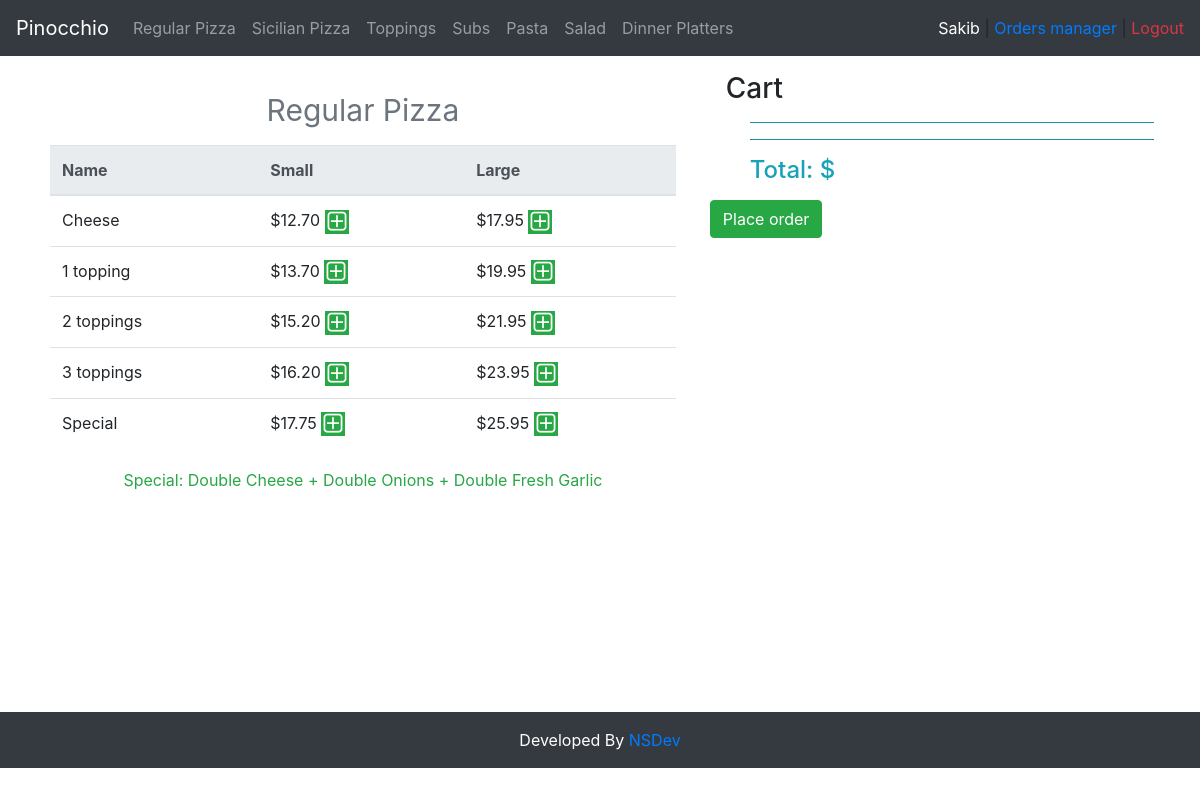
The app's page /menu/Regular Pizza (signed in) with its own data.
### orders/models.py (models this page shows, shortened)
class Category(models.Model):
    name=models.CharField(max_length=64)
    def __str__(self):
        return f"{self.name}"

class RegularPizza(models.Model):
    name=models.CharField(max_length=64)
    small=models.DecimalField(max_digits=4,decimal_places=2)
    large=models.DecimalField(max_digits=4,decimal_places=2)

### orders/views.py (the view)
# urls.py: path("menu/<str:category>", views.menu, name="menu"),
def menu(request,category):
    menu,columns=findTable(category)
    order_number=UserOrder.objects.get(user=request.user,status='initiated').order_number
    context = {
        "user":request.user,
        "Checkout":Order.objects.filter(user=request.user,number=order_number),
        "Checkout_category":Order.objects.filter(user=request.user,number=order_number).values_list('category').distinct(),
        "Total":list(Order.objects.filter(user=request.user,number=order_number).aggregate(Sum('price')).values())[0],
        "Category": Category.objects.all(),
        "Active_category":category,
        "Menu": menu,
        "Columns":columns,
        "Topping_price": 0.00,
        "Order_number":order_number
    }
    return render(request,"orders/menu.html",context)

### orders/views.py (called while the page is built)
def findTable(category):
    if category == "Regular Pizza":
        menu=RegularPizza.objects.all()
        columns=3
    elif category == "Sicilian Pizza":
        menu=SicilianPizza.objects.all()
        columns=3
    elif category == "Toppings":
        menu=Topping.objects.all()
        columns=1
    elif category == "Subs":
        menu=Sub.objects.all()
        columns=3
    elif category == "Pasta":
        menu=Pasta.objects.all()
        columns=2
    elif category == "Salad":
        menu=Salad.objects.all()
        columns=2
    elif category == "Dinner Platters":
        menu=DinnerPlatter.objects.all()
        columns=3
    return menu,columns

### orders/templates/orders/menu.html (shortened to what this page needs)
{% extends "orders/layout.html" %}
{% block body %}
<div class="row m-3">
    <div class="col-sm-7">
        <div class='p-1'>
            <table class='table mx-auto '>
                <caption style='caption-side:top;font-size: 30px;text-align: center'>{{ Active_category }}</caption>
                {% if Columns == 3 %}
                <thead class='thead-light'>
                    <tr>
                        <th>Name</th>
                        <th>Small</th>
                        <th>Large</th>
                    </tr>
                </thead>
                <tbody>
                    {% for row in Menu %}
                    <tr>
                        {% load static %}
                        <td>{{ row.name }}</td>
                        {% if row.small == None %}
                        <td></td>
                        {% else %}
                        <td>${{row.small}}&nbsp;<a href="{% url 'add' Active_category row.name row.small %}"><img
                                    class='plus bg-success' src="{% static 'img/plus.png' %}"></a></td>
                        {% endif %}
                        <td>${{row.large}}&nbsp;<a href="{% url 'add' Active_category row.name row.large %}"><img
                                    class='plus bg-success' src="{% static 'img/plus.png' %}"></a></td>
                    </tr>
                    {% endfor %}
                </tbody>
                {% endif %}
            </table>
        </div>
        {% if Active_category == 'Regular Pizza' or Active_category == 'Sicilian Pizza'  %}
        <p class='text-success text-center'>Special: Double Cheese + Double Onions + Double Fresh Garlic</p>
        {% endif %}
    </div>
    <div id='checkout' class='col-sm-5'>
        {% if Category %}
        <h3 class="ml-3">Cart</h3>
        <ul>
            <hr class='bg-info'>
            <hr class='bg-info'>
            <li class=''>
                <h4 class="text-info">Total: ${{Total|floatformat:2}}</h4>
            </li>
        </ul>
        <a id='place_order' class="btn btn-success" href="{% url 'my_orders' Order_number %}">Place order</a>
        {% endif %}
    </div>
</div>
{% endblock %}

### orders/templates/orders/layout.html (shortened to what this page needs)
<!DOCTYPE html>
<html lang="en">
<head>
    {% load static %}
    <link rel="stylesheet" href="{% static 'css/bootstrap.min.css' %}">
    <link rel="stylesheet" href="{% static 'css/style.css' %}">
</head>
<body>
    <nav class="navbar navbar-expand-lg navbar-dark bg-dark">
        <a class="navbar-brand" href="{% url 'index' %}">Pinocchio</a>
        <div class="collapse navbar-collapse" id="navbarSupportedContent">
            <ul class="navbar-nav mr-auto">
                {% for category in Category %}
                <li class="nav-item {% if  Active_category == category %} active {% endif %}">
                    <a class="nav-link" href="{% url 'menu' category  %}">
                        {{ category }}
                    </a>
                </li>
                {% endfor %}
            </ul>
            {% if Category %}
            <span class="text-white">
            {{user.username}} </span> &nbsp;|&nbsp;
            {% if user.is_superuser %}
            <a href="{% url 'orders_manager' user Order_number %}">Orders manager</a>&nbsp;|&nbsp;
            {% endif %}
            <a class="text-danger" href="{% url 'logout' %}"> Logout</a>
            {% endif %}
        </div>
    </nav>
    <div class="container-fluid" style="min-height: 78vh;">
        {% block body %}
        {% endblock %}
    </div>
    <footer class="bg-dark p-3 mt-3"><p class="text-center text-white m-auto ">Developed By <a href="https://nsdev.me">NSDev</a></p></footer>
</body>
</html>

### orders/static/css/style.css (style rules this page uses)
li { list-style: none; }
a { text-decoration: none; }

### records on screen
Category: name "Regular Pizza"
Category: name "Sicilian Pizza"
Category: name "Toppings"
Category: name "Subs"
Category: name "Pasta"
Category: name "Salad"
Category: name "Dinner Platters"
RegularPizza: name "Cheese", small "12.70", large "17.95"
RegularPizza: name "1 topping", small "13.70", large "19.95"
RegularPizza: name "2 toppings", small "15.20", large "21.95"
RegularPizza: name "3 toppings", small "16.20", large "23.95"
RegularPizza: name "Special", small "17.75", large "25.95"

### other values on screen
{{ user.username }} "Sakib"
{{ Active_category }} "Regular Pizza"
